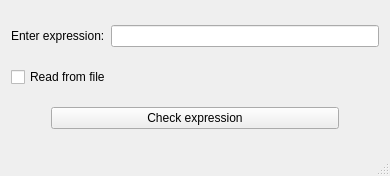
<?xml version="1.0" encoding="UTF-8"?>
<ui version="4.0">
 <class>MainWindow</class>
 <widget class="QMainWindow" name="MainWindow">
  <property name="geometry">
   <rect>
    <x>0</x>
    <y>0</y>
    <width>390</width>
    <height>176</height>
   </rect>
  </property>
  <property name="windowTitle">
   <string>MainWindow</string>
  </property>
  <widget class="QWidget" name="centralWidget">
   <layout class="QVBoxLayout" name="verticalLayout">
    <item>
     <layout class="QHBoxLayout" name="horizontalLayout">
      <item>
       <widget class="QLabel" name="label">
        <property name="text">
         <string>Enter expression:</string>
        </property>
       </widget>
      </item>
      <item>
       <widget class="QLineEdit" name="lineEdit"/>
      </item>
     </layout>
    </item>
    <item>
     <layout class="QHBoxLayout" name="horizontalLayout_2">
      <item>
       <widget class="QCheckBox" name="checkBox">
        <property name="text">
         <string>Read from file</string>
        </property>
       </widget>
      </item>
     </layout>
    </item>
    <item>
     <layout class="QHBoxLayout" name="horizontalLayout_3">
      <item>
       <spacer name="horizontalSpacer_2">
        <property name="orientation">
         <enum>Qt::Horizontal</enum>
        </property>
        <property name="sizeType">
         <enum>QSizePolicy::Preferred</enum>
        </property>
        <property name="sizeHint" stdset="0">
         <size>
          <width>40</width>
          <height>20</height>
         </size>
        </property>
       </spacer>
      </item>
      <item>
       <widget class="QPushButton" name="check_pushButton">
        <property name="text">
         <string>Check expression</string>
        </property>
       </widget>
      </item>
      <item>
       <spacer name="horizontalSpacer">
        <property name="orientation">
         <enum>Qt::Horizontal</enum>
        </property>
        <property name="sizeType">
         <enum>QSizePolicy::Preferred</enum>
        </property>
        <property name="sizeHint" stdset="0">
         <size>
          <width>40</width>
          <height>20</height>
         </size>
        </property>
       </spacer>
      </item>
     </layout>
    </item>
   </layout>
  </widget>
  <widget class="QMenuBar" name="menuBar">
   <property name="geometry">
    <rect>
     <x>0</x>
     <y>0</y>
     <width>390</width>
     <height>21</height>
    </rect>
   </property>
  </widget>
  <widget class="QStatusBar" name="statusBar"/>
 </widget>
 <layoutdefault spacing="6" margin="11"/>
 <resources/>
 <connections/>
</ui>
